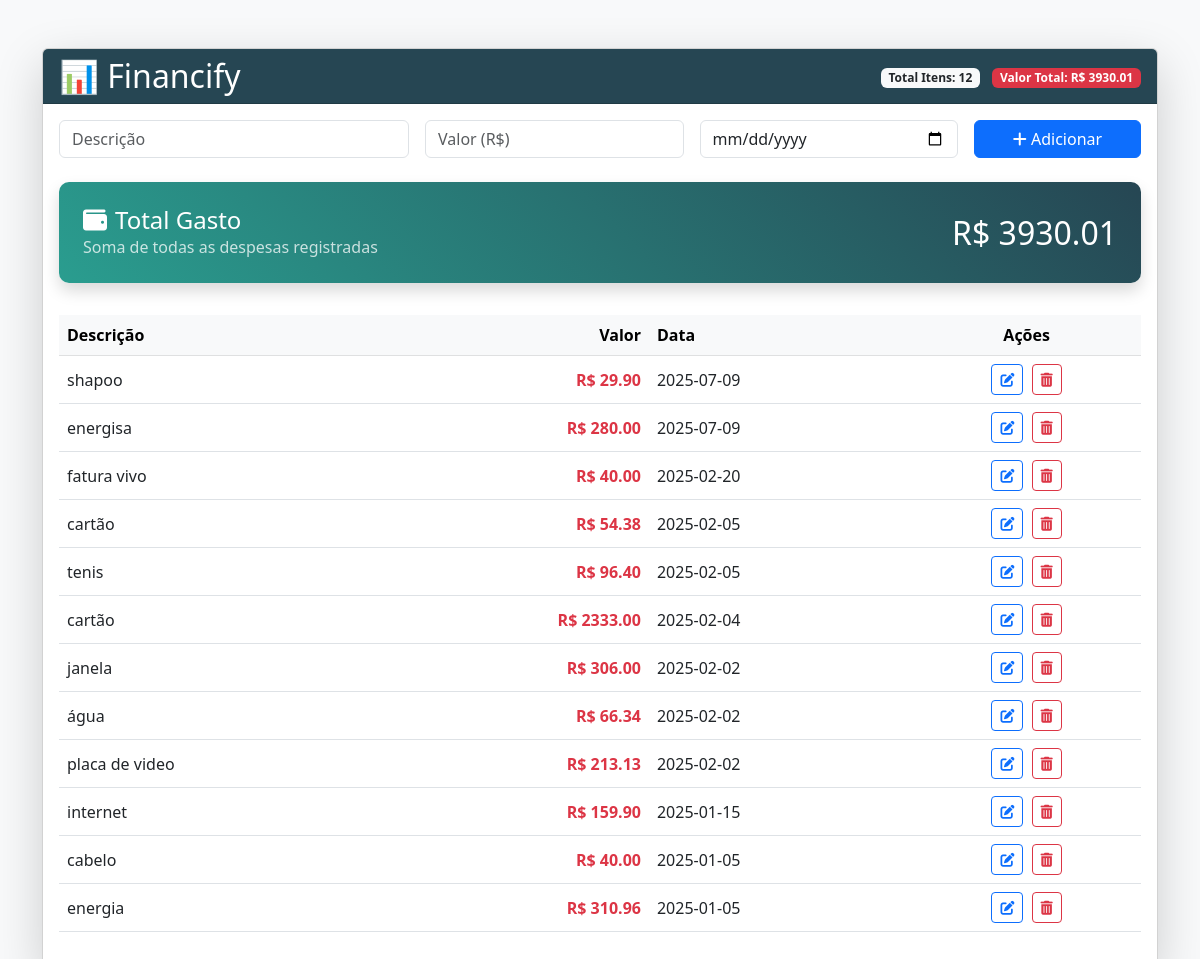
The page / on the database its author committed.
### tables this page shows
CREATE TABLE despesas (
    id INTEGER PRIMARY KEY AUTOINCREMENT,
    descricao TEXT NOT NULL,
    valor REAL NOT NULL,
    data DATE NOT NULL
);

### app.py (the view)
@app.route('/')
def index():
    despesas = Despesa.get_all()
    total = Despesa.get_total()
    return render_template('index.html', despesas=despesas, total=total)

### database.py (called while the page is built)
def get_db_connection():
    conn = sqlite3.connect(
        'despesas.db',
        check_same_thread=False  # Permite acesso multi-thread
    )
    conn.execute('PRAGMA journal_mode = WAL;')  # Modo WAL para evitar locks
    conn.row_factory = sqlite3.Row
    return conn

### models.py (called while the page is built)
    @staticmethod
    def get_all():
        conn = get_db_connection()
        try:
            despesas = conn.execute('SELECT * FROM despesas ORDER BY data DESC').fetchall()
            return despesas
        finally:
            conn.close()

    @staticmethod
    def get_total():
        conn = get_db_connection()
        try:
            total = conn.execute('SELECT SUM(valor) as total FROM despesas').fetchone()['total']
            return total if total is not None else 0.0
        finally:
            conn.close()

### templates/index.html (shortened to what this page needs)
<!DOCTYPE html>
<html lang="pt-BR">
<head>
    <link href="https://cdn.jsdelivr.net/npm/bootstrap@5.3.0/dist/css/bootstrap.min.css" rel="stylesheet">
    <link rel="stylesheet" href="https://cdnjs.cloudflare.com/ajax/libs/font-awesome/6.0.0/css/all.min.css">
</head>
<body>
    <div class="container mt-5">
        <div class="card shadow-lg">
            <div class="card-header d-flex justify-content-between align-items-center">
                <h2 class="mb-0">📊 Financify</h2>
                <div>
                    <span class="badge bg-light text-dark me-2">Total Itens: {{ despesas|length }}</span>
                    <span class="badge bg-danger">Valor Total: R$ {{ "%.2f"|format(total) }}</span>
                </div>
            </div>
            <div class="card-body">
                <form action="/add" method="POST" class="mb-4">
                    <div class="row g-3">
                        <div class="col-md-4">
                            <input type="text" name="descricao" class="form-control" placeholder="Descrição" required>
                        </div>
                        <div class="col-md-3">
                            <input type="number" name="valor" class="form-control" step="0.01" placeholder="Valor (R$)" required>
                        </div>
                        <div class="col-md-3">
                            <input type="date" name="data" class="form-control" required>
                        </div>
                        <div class="col-md-2">
                            <button type="submit" class="btn btn-primary w-100">
                                <i class="fas fa-plus"></i> Adicionar
                            </button>
                        </div>
                    </div>
                </form>
                <div class="total-card shadow">
                    <div class="d-flex justify-content-between align-items-center">
                        <div>
                            <h4 class="mb-0"><i class="fas fa-wallet me-2"></i>Total Gasto</h4>
                            <p class="mb-0 opacity-75">Soma de todas as despesas registradas</p>
                        </div>
                        <h2 class="mb-0">R$ {{ "%.2f"|format(total) }}</h2>
                    </div>
                </div>
                <div class="table-responsive">
                    <table class="table table-hover align-middle">
                        <thead class="table-light">
                            <tr>
                                <th>Descrição</th>
                                <th class="text-end">Valor</th>
                                <th>Data</th>
                                <th class="text-center">Ações</th>
                            </tr>
                        </thead>
                        <tbody>
                            {% for despesa in despesas %}
                            <tr>
                                <td>{{ despesa.descricao }}</td>
                                <td class="text-end fw-bold text-danger">R$ {{ "%.2f"|format(despesa.valor) }}</td>
                                <td>{{ despesa.data }}</td>
                                <td class="text-center">
                                    <a href="/edit/{{ despesa.id }}" class="btn btn-sm btn-outline-primary me-1">
                                        <i class="fas fa-edit"></i>
                                    </a>
                                    <a href="/delete/{{ despesa.id }}" class="btn btn-sm btn-outline-danger">
                                        <i class="fas fa-trash-alt"></i>
                                    </a>
                                </td>
                            </tr>
                            {% else %}
                            <tr>
                                <td colspan="4" class="text-center text-muted py-4">
                                    Nenhuma despesa cadastrada. 🎉
                                </td>
                            </tr>
                            {% endfor %}
                        </tbody>
                    </table>
                </div>
            </div>
        </div>
    </div>
</body>
</html>

### templates/index.html (style rules this page uses)
:root { --primary-color: #2A9D8F; --secondary-color: #264653; --accent-color: #E9C46A; --danger-color: #E76F51; }
body { background-color: #f8f9fa; font-family: 'Segoe UI', sans-serif; }
.card-header { background-color: var(--secondary-color); color: white; }
.total-card { background: linear-gradient(45deg, var(--primary-color), var(--secondary-color)); color: white; border-radius: 10px; padding: 1.5rem; margin-bottom: 2rem; }

### rows shown on the page
despesas: descricao "shapoo", valor "29.90", data "2025-07-09"
despesas: descricao "energisa", valor "280.00", data "2025-07-09"
despesas: descricao "fatura vivo", valor "40.00", data "2025-02-20"
despesas: descricao "cartão", valor "54.38", data "2025-02-05"
despesas: descricao "tenis", valor "96.40", data "2025-02-05"
despesas: descricao "cartão", valor "2333.00", data "2025-02-04"
despesas: descricao "janela", valor "306.00", data "2025-02-02"
despesas: descricao "água", valor "66.34", data "2025-02-02"
despesas: descricao "placa de video", valor "213.13", data "2025-02-02"
despesas: descricao "internet", valor "159.90", data "2025-01-15"
despesas: descricao "cabelo", valor "40.00", data "2025-01-05"
despesas: descricao "energia", valor "310.96", data "2025-01-05"

### other values the page prints
{{ despesas|length }} "12"
{{ "%.2f"|format(total) }} "3930.01"
